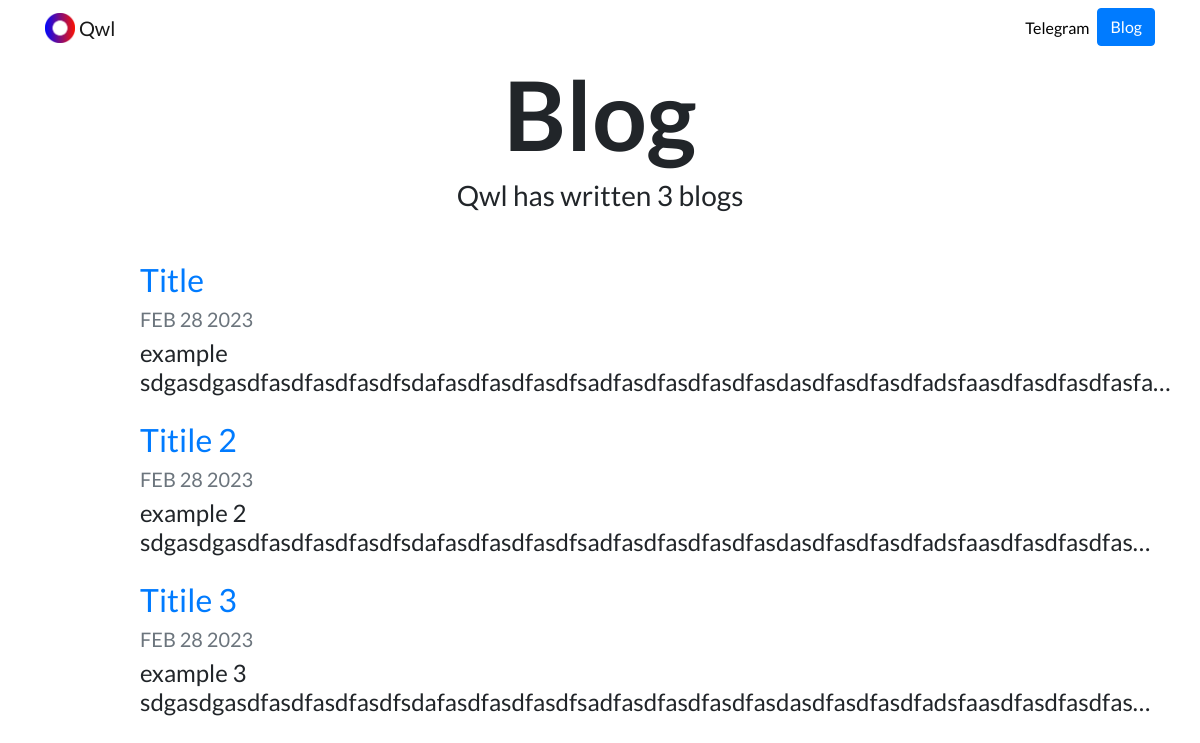
Screenshot of /blog/ with the database file from the repository.
### blog/models.py (models this page shows, shortened)
class Blog(models.Model):
    title = models.CharField(max_length=200)
    description = models.TextField()
    date = models.DateField()

### blog/views.py (the view)
# urls.py: path('', views.all_blog, name='all_blogs'), # для создания ссылки в браузере
def all_blog(request):
    blogs = Blog.objects.order_by('-date')[:5] # сортирует посты по времени, и отображает только 5 постов, Blog.object.all() выводит все
    return render(request,'blog/all_blogs.html',{'blogs':blogs})

### blog/templates/blog/all_blogs.html
{% extends "portfolio/base.html" %}
{% load static %}
{% block content %}
<h1 id="blogtitle" class="font-weight-bold text-center">Blog</h1>
<h3 class="text-center mb-5">Qwl has written {{ blogs.count }} blog{{ blogs.count|pluralize }}</h3>
{% for blog in blogs %}
<div class="row justify-content-center my-3">
  <div class="col-md-10">
    <a href="{% url 'blog:detail' blog.id %}">
      <h2>{{ blog.title }}</h2>
    </a>
    <h5 class="text-muted">{{ blog.date|date:'M d Y'|upper }}</h5>
    <h4>{{ blog.description|striptags|truncatechars:100 }}</h4>
  </div>
</div>
{% endfor %}
{% endblock %}

### portfolio/static/portfolio/custom.css (style rules this page uses)
body { font-family: 'Lato', sans-serif; }
#blogtitle { font-size: 6rem; }

### rows the page displays
Blog: title "Title", date "FEB 28 2023", description "example sdgasdgasdfasdfasdfasdfsdafasdfasdfasdfsadfasdfasdfasdfasdasdfasdfasdfadsfaasdfasdfasdfasfa…"
Blog: title "Titile 2", date "FEB 28 2023", description "example 2 sdgasdgasdfasdfasdfasdfsdafasdfasdfasdfsadfasdfasdfasdfasdasdfasdfasdfadsfaasdfasdfasdfas…"
Blog: title "Titile 3", date "FEB 28 2023", description "example 3 sdgasdgasdfasdfasdfasdfsdafasdfasdfasdfsadfasdfasdfasdfasdasdfasdfasdfadsfaasdfasdfasdfas…"

### other values shown
{{ blogs.count }} "3"
